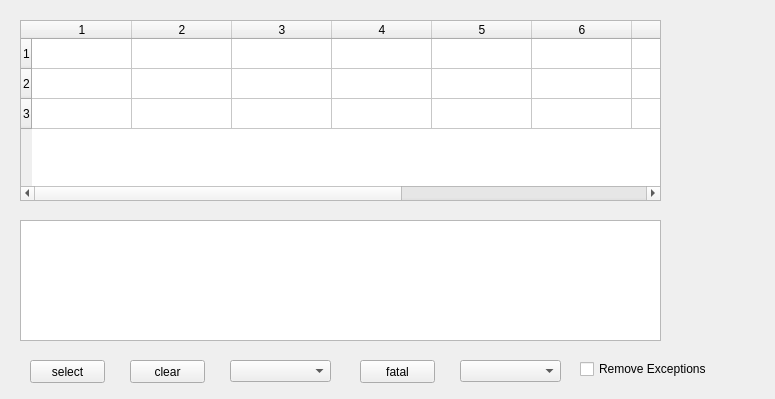
<ui version="4.0" >
 <class>TableWidgetdataSelectionChangedTestFrameClass</class>
 <widget class="QWidget" name="TableWidgetdataSelectionChangedTestFrameClass" >
  <property name="geometry" >
   <rect>
    <x>0</x>
    <y>0</y>
    <width>775</width>
    <height>399</height>
   </rect>
  </property>
  <property name="windowTitle" >
   <string>TableWidgetdataSelectionChangedTestFrame</string>
  </property>
  <widget class="BasarTableWidget" name="tableWidget" >
   <property name="geometry" >
    <rect>
     <x>20</x>
     <y>20</y>
     <width>641</width>
     <height>181</height>
    </rect>
   </property>
   <property name="rowCount" >
    <number>3</number>
   </property>
   <property name="columnCount" >
    <number>10</number>
   </property>
   <row/>
   <row/>
   <row/>
   <column/>
   <column/>
   <column/>
   <column/>
   <column/>
   <column/>
   <column/>
   <column/>
   <column/>
   <column/>
  </widget>
  <widget class="QTextEdit" name="textEdit" >
   <property name="geometry" >
    <rect>
     <x>20</x>
     <y>220</y>
     <width>641</width>
     <height>121</height>
    </rect>
   </property>
  </widget>
  <widget class="QPushButton" name="pushButton" >
   <property name="geometry" >
    <rect>
     <x>30</x>
     <y>360</y>
     <width>75</width>
     <height>23</height>
    </rect>
   </property>
   <property name="text" >
    <string>select</string>
   </property>
  </widget>
  <widget class="QPushButton" name="pushButton_2" >
   <property name="geometry" >
    <rect>
     <x>130</x>
     <y>360</y>
     <width>75</width>
     <height>23</height>
    </rect>
   </property>
   <property name="text" >
    <string>clear</string>
   </property>
  </widget>
  <widget class="QComboBox" name="comboBox" >
   <property name="geometry" >
    <rect>
     <x>230</x>
     <y>360</y>
     <width>101</width>
     <height>22</height>
    </rect>
   </property>
  </widget>
  <widget class="QPushButton" name="pushButton_3" >
   <property name="geometry" >
    <rect>
     <x>360</x>
     <y>360</y>
     <width>75</width>
     <height>23</height>
    </rect>
   </property>
   <property name="text" >
    <string>fatal</string>
   </property>
  </widget>
  <widget class="QComboBox" name="comboBox_2" >
   <property name="geometry" >
    <rect>
     <x>460</x>
     <y>360</y>
     <width>101</width>
     <height>22</height>
    </rect>
   </property>
  </widget>
  <widget class="QCheckBox" name="checkBox" >
   <property name="geometry" >
    <rect>
     <x>580</x>
     <y>360</y>
     <width>131</width>
     <height>18</height>
    </rect>
   </property>
   <property name="text" >
    <string>Remove Exceptions</string>
   </property>
  </widget>
 </widget>
 <layoutdefault spacing="6" margin="11" />
 <customwidgets>
  <customwidget>
   <class>BasarTableWidget</class>
   <extends>QTableWidget</extends>
   <header>libbasarqtwidget_tablewidget.h</header>
  </customwidget>
 </customwidgets>
 <resources/>
 <connections/>
</ui>
